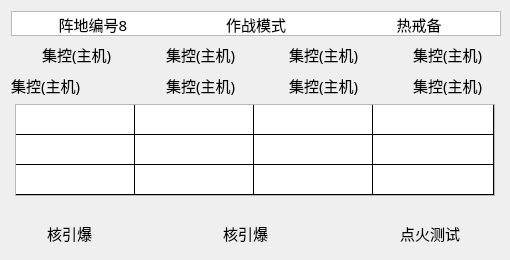
        <widget class="QWidget" name="verticalWidget_5" native="true">
         <property name="sizePolicy">
          <sizepolicy hsizetype="Preferred" vsizetype="Preferred">
           <horstretch>0</horstretch>
           <verstretch>0</verstretch>
          </sizepolicy>
         </property>
         <property name="minimumSize">
          <size>
           <width>510</width>
           <height>260</height>
          </size>
         </property>
         <property name="maximumSize">
          <size>
           <width>510</width>
           <height>260</height>
          </size>
         </property>
         <layout class="QGridLayout" name="gridLayout_19">
          <item row="2" column="0">
           <layout class="QHBoxLayout" name="horizontalLayout_21">
            <item>
             <widget class="QLabel" name="label_509">
              <property name="minimumSize">
               <size>
                <width>82</width>
                <height>25</height>
               </size>
              </property>
              <property name="maximumSize">
               <size>
                <width>90</width>
                <height>25</height>
               </size>
              </property>
              <property name="font">
               <font>
                <family>宋体</family>
                <pointsize>11</pointsize>
               </font>
              </property>
              <property name="text">
               <string>集控(主机)</string>
              </property>
             </widget>
            </item>
            <item>
             <widget class="QLabel" name="label_510">
              <property name="minimumSize">
               <size>
                <width>25</width>
                <height>25</height>
               </size>
              </property>
              <property name="maximumSize">
               <size>
                <width>25</width>
                <height>25</height>
               </size>
              </property>
              <property name="styleSheet">
               <string notr="true"/>
              </property>
              <property name="text">
               <string/>
              </property>
             </widget>
            </item>
            <item>
             <widget class="QLabel" name="label_511">
              <property name="minimumSize">
               <size>
                <width>25</width>
                <height>25</height>
               </size>
              </property>
              <property name="maximumSize">
               <size>
                <width>25</width>
                <height>25</height>
               </size>
              </property>
              <property name="styleSheet">
               <string notr="true">border-image: url(:/img/false.png);</string>
              </property>
              <property name="text">
               <string/>
              </property>
             </widget>
            </item>
            <item>
             <widget class="QLabel" name="label_512">
              <property name="minimumSize">
               <size>
                <width>82</width>
                <height>25</height>
               </size>
              </property>
              <property name="maximumSize">
               <size>
                <width>90</width>
                <height>25</height>
               </size>
              </property>
              <property name="font">
               <font>
                <family>宋体</family>
                <pointsize>11</pointsize>
               </font>
              </property>
              <property name="text">
               <string>集控(主机)</string>
              </property>
             </widget>
            </item>
            <item>
             <widget class="QLabel" name="label_513">
              <property name="minimumSize">
               <size>
                <width>25</width>
                <height>25</height>
               </size>
              </property>
              <property name="maximumSize">
               <size>
                <width>25</width>
                <height>25</height>
               </size>
              </property>
              <property name="styleSheet">
               <string notr="true">border-image: url(:/img/false.png);</string>
              </property>
              <property name="text">
               <string/>
              </property>
             </widget>
            </item>
            <item>
             <widget class="QLabel" name="label_514">
              <property name="minimumSize">
               <size>
                <width>82</width>
                <height>25</height>
               </size>
              </property>
              <property name="maximumSize">
               <size>
                <width>90</width>
                <height>25</height>
               </size>
              </property>
              <property name="font">
               <font>
                <family>宋体</family>
                <pointsize>11</pointsize>
               </font>
              </property>
              <property name="text">
               <string>集控(主机)</string>
              </property>
             </widget>
            </item>
            <item>
             <widget class="QLabel" name="label_515">
              <property name="minimumSize">
               <size>
                <width>25</width>
                <height>25</height>
               </size>
              </property>
              <property name="maximumSize">
               <size>
                <width>25</width>
                <height>25</height>
               </size>
              </property>
              <property name="styleSheet">
               <string notr="true">border-image: url(:/img/false.png);</string>
              </property>
              <property name="text">
               <string/>
              </property>
             </widget>
            </item>
            <item>
             <widget class="QLabel" name="label_516">
              <property name="minimumSize">
               <size>
                <width>82</width>
                <height>25</height>
               </size>
              </property>
              <property name="maximumSize">
               <size>
                <width>90</width>
                <height>25</height>
               </size>
              </property>
              <property name="font">
               <font>
                <family>宋体</family>
                <pointsize>11</pointsize>
               </font>
              </property>
              <property name="text">
               <string>集控(主机)</string>
              </property>
             </widget>
            </item>
           </layout>
          </item>
          <item row="0" column="0">
           <widget class="QTableWidget" name="tableWidget_5">
            <property name="minimumSize">
             <size>
              <width>490</width>
              <height>25</height>
             </size>
            </property>
            <property name="maximumSize">
             <size>
              <width>490</width>
              <height>25</height>
             </size>
            </property>
            <property name="styleSheet">
             <string notr="true">gridline-color: rgba(255, 255, 255, 0);</string>
            </property>
            <property name="verticalScrollBarPolicy">
             <enum>Qt::ScrollBarAlwaysOff</enum>
            </property>
            <property name="horizontalScrollBarPolicy">
             <enum>Qt::ScrollBarAlwaysOff</enum>
            </property>
            <property name="rowCount">
             <number>1</number>
            </property>
            <property name="columnCount">
             <number>3</number>
            </property>
            <attribute name="horizontalHeaderVisible">
             <bool>false</bool>
            </attribute>
            <attribute name="horizontalHeaderDefaultSectionSize">
             <number>163</number>
            </attribute>
            <attribute name="horizontalHeaderMinimumSectionSize">
             <number>163</number>
            </attribute>
            <attribute name="verticalHeaderVisible">
             <bool>false</bool>
            </attribute>
            <attribute name="verticalHeaderDefaultSectionSize">
             <number>25</number>
            </attribute>
            <attribute name="verticalHeaderMinimumSectionSize">
             <number>25</number>
            </attribute>
            <row/>
            <column/>
            <column/>
            <column/>
            <item row="0" column="0">
             <property name="text">
              <string>阵地编号8</string>
             </property>
             <property name="font">
              <font>
               <family>宋体</family>
               <pointsize>11</pointsize>
              </font>
             </property>
             <property name="textAlignment">
              <set>AlignCenter</set>
             </property>
             <property name="background">
              <brush brushstyle="NoBrush">
               <color alpha="255">
                <red>51</red>
                <green>138</green>
                <blue>155</blue>
               </color>
              </brush>
             </property>
            </item>
            <item row="0" column="1">
             <property name="text">
              <string notr="true">作战模式</string>
             </property>
             <property name="font">
              <font>
               <family>宋体</family>
               <pointsize>11</pointsize>
               <weight>50</weight>
               <bold>false</bold>
              </font>
             </property>
             <property name="textAlignment">
              <set>AlignCenter</set>
             </property>
             <property name="background">
              <brush brushstyle="NoBrush">
               <color alpha="255">
                <red>222</red>
                <green>0</green>
                <blue>0</blue>
               </color>
              </brush>
             </property>
            </item>
            <item row="0" column="2">
             <property name="text">
              <string>热戒备</string>
             </property>
             <property name="font">
              <font>
               <family>宋体</family>
               <pointsize>11</pointsize>
              </font>
             </property>
             <property name="textAlignment">
              <set>AlignCenter</set>
             </property>
            </item>
           </widget>
          </item>
          <item row="4" column="0">
           <spacer name="verticalSpacer_7">
            <property name="orientation">
             <enum>Qt::Vertical</enum>
            </property>
            <property name="sizeHint" stdset="0">
             <size>
              <width>20</width>
              <height>40</height>
             </size>
            </property>
           </spacer>
          </item>
          <item row="5" column="0">
           <layout class="QHBoxLayout" name="horizontalLayout_7">
            <item>
             <widget class="QLabel" name="label_517">
              <property name="minimumSize">
               <size>
                <width>30</width>
                <height>30</height>
               </size>
              </property>
              <property name="maximumSize">
               <size>
                <width>30</width>
                <height>30</height>
               </size>
              </property>
              <property name="styleSheet">
               <string notr="true">border-image: url(:/img/pie-NF.png);</string>
              </property>
              <property name="text">
               <string/>
              </property>
             </widget>
            </item>
            <item>
             <widget class="QLabel" name="label_518">
              <property name="minimumSize">
               <size>
                <width>100</width>
                <height>25</height>
               </size>
              </property>
              <property name="maximumSize">
               <size>
                <width>100</width>
                <height>25</height>
               </size>
              </property>
              <property name="font">
               <font>
                <family>宋体</family>
                <pointsize>11</pointsize>
               </font>
              </property>
              <property name="text">
               <string>核引爆</string>
              </property>
             </widget>
            </item>
            <item>
             <widget class="QLabel" name="label_519">
              <property name="minimumSize">
               <size>
                <width>65</width>
                <height>25</height>
               </size>
              </property>
              <property name="maximumSize">
               <size>
                <width>65</width>
                <height>25</height>
               </size>
              </property>
              <property name="styleSheet">
               <string notr="true">border-image: url(:/img/Off-NP.png);</string>
              </property>
              <property name="text">
               <string/>
              </property>
             </widget>
            </item>
            <item>
             <widget class="QLabel" name="label_520">
              <property name="minimumSize">
               <size>
                <width>100</width>
                <height>25</height>
               </size>
              </property>
              <property name="maximumSize">
               <size>
                <width>100</width>
                <height>25</height>
               </size>
              </property>
              <property name="font">
               <font>
                <family>宋体</family>
                <pointsize>11</pointsize>
               </font>
              </property>
              <property name="text">
               <string>核引爆</string>
              </property>
             </widget>
            </item>
            <item>
             <widget class="QLabel" name="label_521">
              <property name="minimumSize">
               <size>
                <width>65</width>
                <height>25</height>
               </size>
              </property>
              <property name="maximumSize">
               <size>
                <width>65</width>
                <height>25</height>
               </size>
              </property>
              <property name="styleSheet">
               <string notr="true">border-image: url(:/img/Off-NP.png);</string>
              </property>
              <property name="text">
               <string/>
              </property>
             </widget>
            </item>
            <item>
             <widget class="QLabel" name="label_522">
              <property name="minimumSize">
               <size>
                <width>100</width>
                <height>25</height>
               </size>
              </property>
              <property name="maximumSize">
               <size>
                <width>100</width>
                <height>25</height>
               </size>
              </property>
              <property name="font">
               <font>
                <family>宋体</family>
                <pointsize>11</pointsize>
               </font>
              </property>
              <property name="text">
               <string>点火测试</string>
              </property>
             </widget>
            </item>
           </layout>
          </item>
          <item row="1" column="0">
           <layout class="QHBoxLayout" name="horizontalLayout_22">
            <item>
             <widget class="QLabel" name="label_501">
              <property name="minimumSize">
               <size>
                <width>25</width>
                <height>25</height>
               </size>
              </property>
              <property name="maximumSize">
               <size>
                <width>25</width>
                <height>25</height>
               </size>
              </property>
              <property name="styleSheet">
               <string notr="true">border-image: url(:/img/false.png);</string>
              </property>
              <property name="text">
               <string/>
              </property>
             </widget>
            </item>
            <item>
             <widget class="QLabel" name="label_502">
              <property name="minimumSize">
               <size>
                <width>82</width>
                <height>25</height>
               </size>
              </property>
              <property name="maximumSize">
               <size>
                <width>90</width>
                <height>25</height>
               </size>
              </property>
              <property name="font">
               <font>
                <family>宋体</family>
                <pointsize>11</pointsize>
               </font>
              </property>
              <property name="text">
               <string>集控(主机)</string>
              </property>
             </widget>
            </item>
            <item>
             <widget class="QLabel" name="label_503">
              <property name="minimumSize">
               <size>
                <width>25</width>
                <height>25</height>
               </size>
              </property>
              <property name="maximumSize">
               <size>
                <width>25</width>
                <height>25</height>
               </size>
              </property>
              <property name="styleSheet">
               <string notr="true">border-image: url(:/img/false.png);</string>
              </property>
              <property name="text">
               <string/>
              </property>
             </widget>
            </item>
            <item>
             <widget class="QLabel" name="label_504">
              <property name="minimumSize">
               <size>
                <width>82</width>
                <height>25</height>
               </size>
              </property>
              <property name="maximumSize">
               <size>
                <width>90</width>
                <height>25</height>
               </size>
              </property>
              <property name="font">
               <font>
                <family>宋体</family>
                <pointsize>11</pointsize>
               </font>
              </property>
              <property name="text">
               <string>集控(主机)</string>
              </property>
             </widget>
            </item>
            <item>
             <widget class="QLabel" name="label_505">
              <property name="minimumSize">
               <size>
                <width>25</width>
                <height>25</height>
               </size>
              </property>
              <property name="maximumSize">
               <size>
                <width>25</width>
                <height>25</height>
               </size>
              </property>
              <property name="styleSheet">
               <string notr="true">border-image: url(:/img/false.png);</string>
              </property>
              <property name="text">
               <string/>
              </property>
             </widget>
            </item>
            <item>
             <widget class="QLabel" name="label_506">
              <property name="minimumSize">
               <size>
                <width>82</width>
                <height>25</height>
               </size>
              </property>
              <property name="maximumSize">
               <size>
                <width>90</width>
                <height>25</height>
               </size>
              </property>
              <property name="font">
               <font>
                <family>宋体</family>
                <pointsize>11</pointsize>
               </font>
              </property>
              <property name="text">
               <string>集控(主机)</string>
              </property>
             </widget>
            </item>
            <item>
             <widget class="QLabel" name="label_507">
              <property name="minimumSize">
               <size>
                <width>25</width>
                <height>25</height>
               </size>
              </property>
              <property name="maximumSize">
               <size>
                <width>25</width>
                <height>25</height>
               </size>
              </property>
              <property name="styleSheet">
               <string notr="true">border-image: url(:/img/false.png);</string>
              </property>
              <property name="text">
               <string/>
              </property>
             </widget>
            </item>
            <item>
             <widget class="QLabel" name="label_508">
              <property name="minimumSize">
               <size>
                <width>82</width>
                <height>25</height>
               </size>
              </property>
              <property name="maximumSize">
               <size>
                <width>90</width>
                <height>25</height>
               </size>
              </property>
              <property name="font">
               <font>
                <family>宋体</family>
                <pointsize>11</pointsize>
               </font>
              </property>
              <property name="text">
               <string>集控(主机)</string>
              </property>
             </widget>
            </item>
           </layout>
          </item>
          <item row="3" column="0">
           <layout class="QHBoxLayout" name="horizontalLayout_36">
            <item>
             <spacer name="horizontalSpacer_16">
              <property name="orientation">
               <enum>Qt::Horizontal</enum>
              </property>
              <property name="sizeHint" stdset="0">
               <size>
                <width>40</width>
                <height>20</height>
               </size>
              </property>
             </spacer>
            </item>
            <item>
             <widget class="QTableWidget" name="tableWidget_22">
              <property name="sizePolicy">
               <sizepolicy hsizetype="Preferred" vsizetype="Preferred">
                <horstretch>0</horstretch>
                <verstretch>0</verstretch>
               </sizepolicy>
              </property>
              <property name="minimumSize">
               <size>
                <width>480</width>
                <height>92</height>
               </size>
              </property>
              <property name="maximumSize">
               <size>
                <width>480</width>
                <height>92</height>
               </size>
              </property>
              <property name="styleSheet">
               <string notr="true">gridline-color: rgb(0, 0, 0);</string>
              </property>
              <property name="verticalScrollBarPolicy">
               <enum>Qt::ScrollBarAlwaysOff</enum>
              </property>
              <property name="horizontalScrollBarPolicy">
               <enum>Qt::ScrollBarAlwaysOff</enum>
              </property>
              <property name="rowCount">
               <number>3</number>
              </property>
              <property name="columnCount">
               <number>4</number>
              </property>
              <attribute name="horizontalHeaderVisible">
               <bool>false</bool>
              </attribute>
              <attribute name="horizontalHeaderDefaultSectionSize">
               <number>119</number>
              </attribute>
              <attribute name="horizontalHeaderMinimumSectionSize">
               <number>119</number>
              </attribute>
              <attribute name="horizontalHeaderStretchLastSection">
               <bool>true</bool>
              </attribute>
              <attribute name="verticalHeaderVisible">
               <bool>false</bool>
              </attribute>
              <attribute name="verticalHeaderDefaultSectionSize">
               <number>30</number>
              </attribute>
              <attribute name="verticalHeaderMinimumSectionSize">
               <number>30</number>
              </attribute>
              <attribute name="verticalHeaderStretchLastSection">
               <bool>true</bool>
              </attribute>
              <row/>
              <row/>
              <row/>
              <column/>
              <column/>
              <column/>
              <column/>
             </widget>
            </item>
            <item>
             <spacer name="horizontalSpacer_17">
              <property name="orientation">
               <enum>Qt::Horizontal</enum>
              </property>
              <property name="sizeHint" stdset="0">
               <size>
                <width>40</width>
                <height>20</height>
               </size>
              </property>
             </spacer>
            </item>
           </layout>
          </item>
         </layout>
        </widget>
